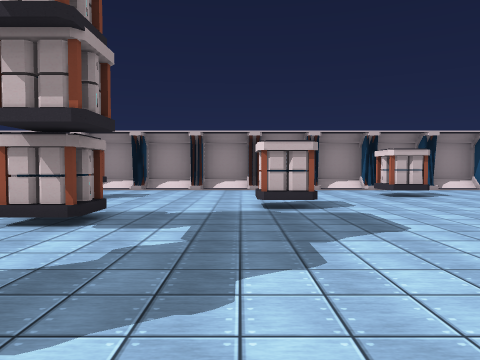
View 1 (above)

19 first-person views from a walk through a Unity game level. The camera is 1.5 m above the floor, tilts 2° down and sees 70° across. The floor is counted in squares, 2 m on a side. Each view is taken from the middle of a square. On the plan, view 1 faces up. The plan holds only what a view shows up to about 11 squares ahead; the rest is blank. The place goes on beyond the plan. The player character is not drawn. Some animated figures are not drawn. Some surface patterns are stand-ins.

View 2
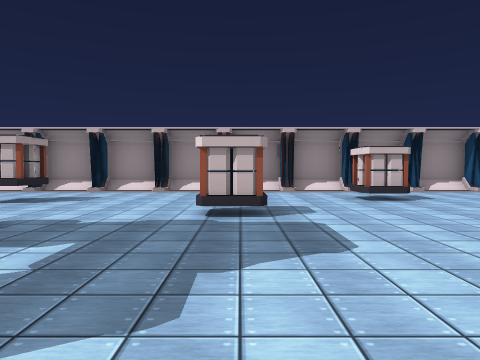

View 3
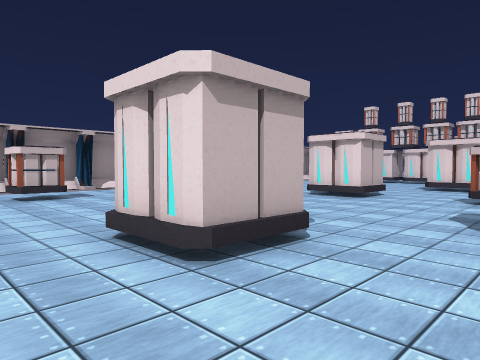

View 4
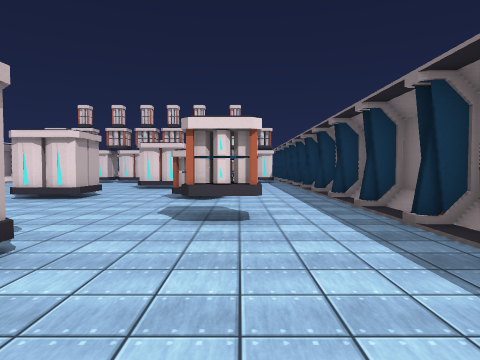

View 5
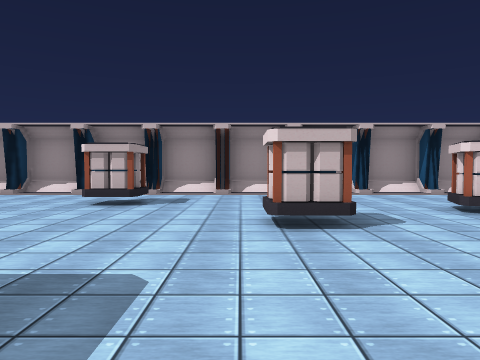

View 6
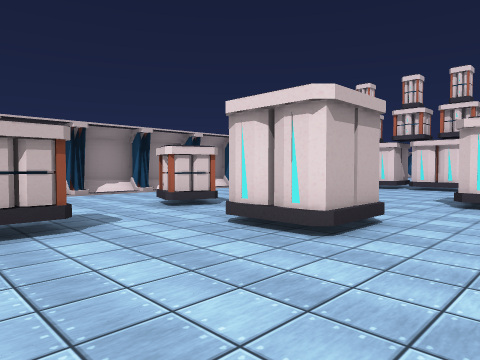

View 7
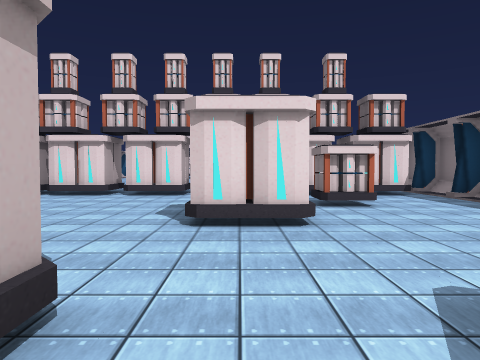

View 8
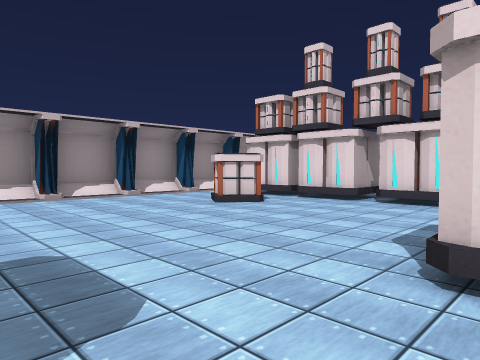

View 9
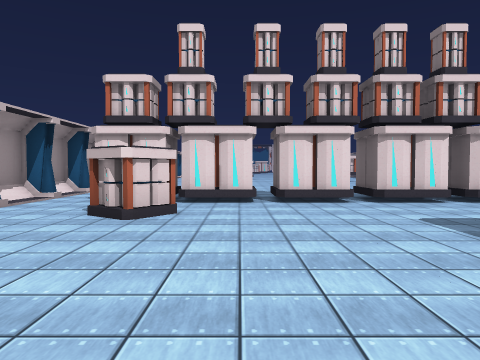

View 10
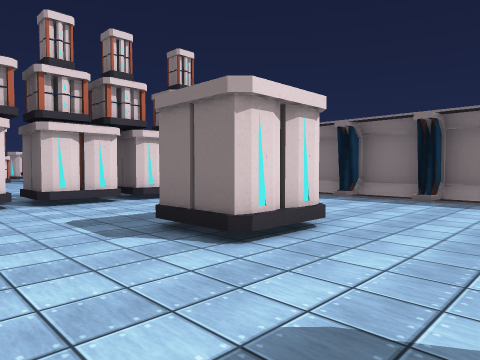

View 11
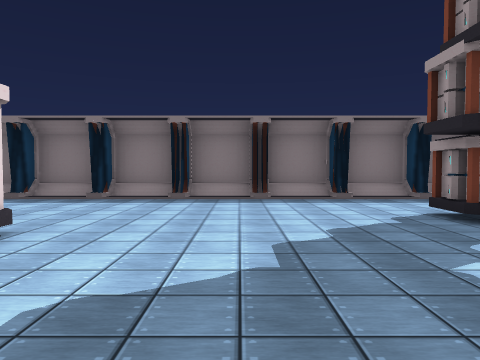

View 12
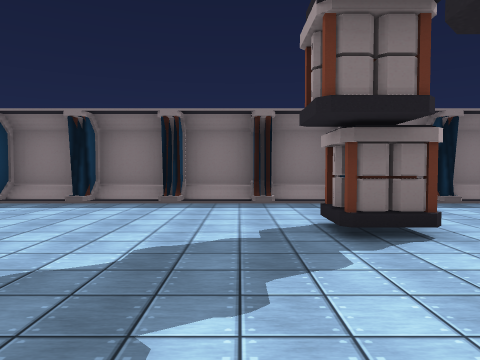

View 13
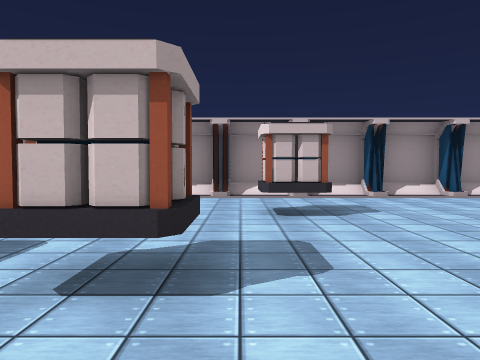

View 14
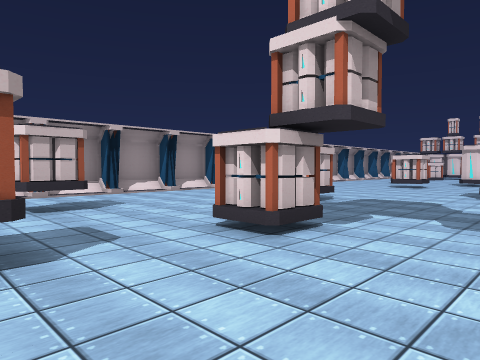

View 15
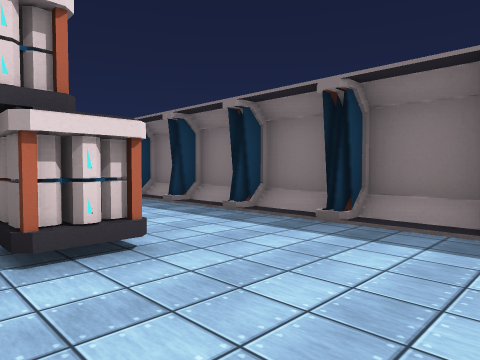

View 16
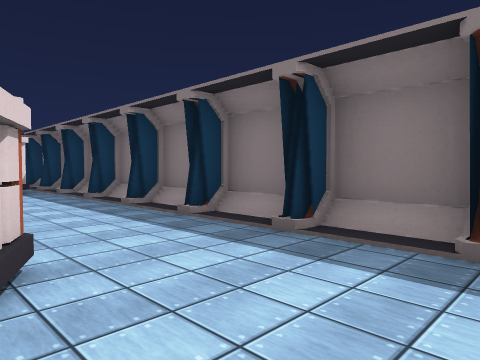

View 17
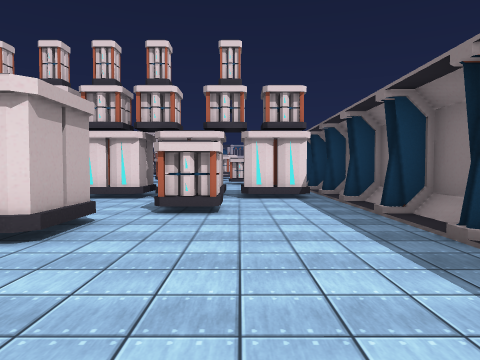

View 18
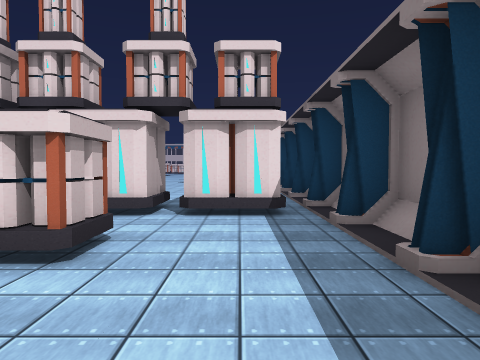

View 19
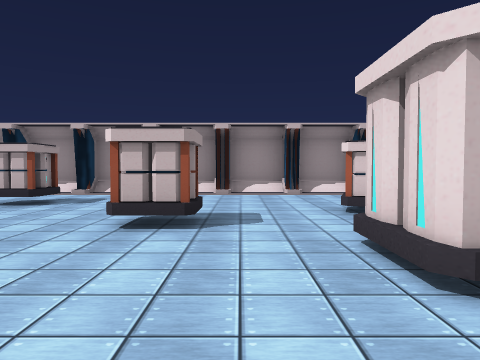

### Floor plan
Key: @ floor where view 1 was taken; # wall or solid block; . floor; / step, stairs or slope; O other object.
Columns run from 6 left of view 1 to 21 right of it. Each row starts with its distance up from view 1.
 13 ############################
 12 /#/#/#/#/#/#/#/#/#/#/#/#/#/#
 11 ............................
 10 ..........O...............OO
  9 ..O.......OO...........OO.OO
  8 .................OO.....O.OO
  7 .......O......O...........OO
  6 O.........................OO
  5 O..OO............O........OO
  4 .................O........OO
  3 ..........OO.........OO...OO
  2 ..........OO.........O....OO
  1 ...OO...........OO.....O..OO
  0 ......@......O............O.
 -1 ..........................OO
 -2 ............................
 -3 ############################

Positions as (right, up) in squares from view 1, and headings:
1: (0, 0), facing up
2: (1, 1), facing up
3: (2, 0), facing up-right
4: (2, 0), facing right
5: (7, 2), facing up
6: (7, 2), facing up-right
7: (10, 3), facing right
8: (12, 3), facing up-right
9: (12, 7), facing right
10: (12, 6), facing down-right
11: (1, 6), facing down
12: (-1, 5), facing down
13: (-5, 3), facing up
14: (-6, 2), facing up-right
15: (-6, 2), facing down-right
16: (8, 1), facing down-right
17: (11, 0), facing right
18: (14, -1), facing right
19: (9, 2), facing up
